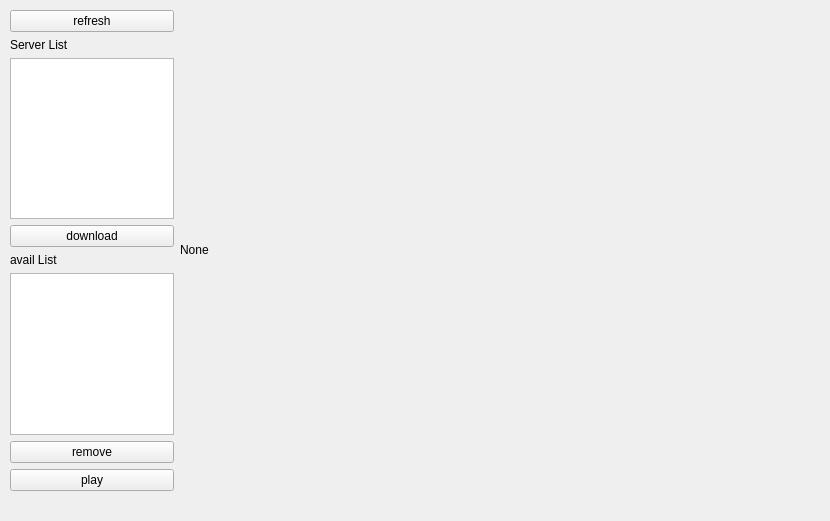
<?xml version="1.0" encoding="UTF-8"?>
<ui version="4.0">
 <class>MainWindow</class>
 <widget class="QMainWindow" name="MainWindow">
  <property name="geometry">
   <rect>
    <x>0</x>
    <y>0</y>
    <width>830</width>
    <height>521</height>
   </rect>
  </property>
  <property name="sizePolicy">
   <sizepolicy hsizetype="Fixed" vsizetype="Fixed">
    <horstretch>0</horstretch>
    <verstretch>0</verstretch>
   </sizepolicy>
  </property>
  <property name="minimumSize">
   <size>
    <width>830</width>
    <height>500</height>
   </size>
  </property>
  <property name="maximumSize">
   <size>
    <width>830</width>
    <height>521</height>
   </size>
  </property>
  <property name="windowTitle">
   <string>MainWindow</string>
  </property>
  <widget class="QWidget" name="centralwidget">
   <property name="sizePolicy">
    <sizepolicy hsizetype="Fixed" vsizetype="Fixed">
     <horstretch>0</horstretch>
     <verstretch>0</verstretch>
    </sizepolicy>
   </property>
   <property name="minimumSize">
    <size>
     <width>830</width>
     <height>500</height>
    </size>
   </property>
   <property name="maximumSize">
    <size>
     <width>830</width>
     <height>500</height>
    </size>
   </property>
   <widget class="QWidget" name="verticalLayoutWidget_3">
    <property name="geometry">
     <rect>
      <x>10</x>
      <y>10</y>
      <width>164</width>
      <height>481</height>
     </rect>
    </property>
    <layout class="QVBoxLayout" name="verticalLayout_5">
     <item>
      <widget class="QPushButton" name="RefreshButton">
       <property name="text">
        <string>refresh</string>
       </property>
      </widget>
     </item>
     <item>
      <layout class="QHBoxLayout" name="horizontalLayout_8">
       <item>
        <layout class="QVBoxLayout" name="verticalLayout_3">
         <item>
          <widget class="QLabel" name="label">
           <property name="text">
            <string>Server List</string>
           </property>
          </widget>
         </item>
         <item>
          <widget class="QListWidget" name="ServerListWidget"/>
         </item>
         <item>
          <widget class="QPushButton" name="download_Button">
           <property name="text">
            <string>download</string>
           </property>
          </widget>
         </item>
        </layout>
       </item>
       <item>
        <layout class="QVBoxLayout" name="verticalLayout_4"/>
       </item>
      </layout>
     </item>
     <item>
      <widget class="QLabel" name="label_3">
       <property name="text">
        <string>avail List</string>
       </property>
      </widget>
     </item>
     <item>
      <widget class="QListWidget" name="AvailListWidget"/>
     </item>
     <item>
      <widget class="QPushButton" name="remove_Button">
       <property name="text">
        <string>remove</string>
       </property>
      </widget>
     </item>
     <item>
      <widget class="QPushButton" name="playButton">
       <property name="text">
        <string>play</string>
       </property>
      </widget>
     </item>
    </layout>
   </widget>
   <widget class="QLabel" name="image_label">
    <property name="geometry">
     <rect>
      <x>180</x>
      <y>10</y>
      <width>640</width>
      <height>480</height>
     </rect>
    </property>
    <property name="text">
     <string>None</string>
    </property>
   </widget>
  </widget>
  <widget class="QMenuBar" name="menubar">
   <property name="geometry">
    <rect>
     <x>0</x>
     <y>0</y>
     <width>830</width>
     <height>21</height>
    </rect>
   </property>
  </widget>
 </widget>
 <resources/>
 <connections/>
</ui>
